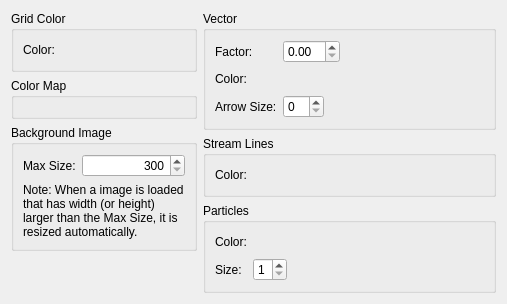
<?xml version="1.0" encoding="UTF-8"?>
<ui version="4.0">
 <class>PreferencePageGraphicsDefault</class>
 <widget class="QWidget" name="PreferencePageGraphicsDefault">
  <property name="geometry">
   <rect>
    <x>0</x>
    <y>0</y>
    <width>507</width>
    <height>284</height>
   </rect>
  </property>
  <property name="windowTitle">
   <string>Form</string>
  </property>
  <layout class="QVBoxLayout" name="verticalLayout_5">
   <item>
    <layout class="QHBoxLayout" name="horizontalLayout_9">
     <item>
      <layout class="QVBoxLayout" name="verticalLayout_4">
       <item>
        <widget class="QGroupBox" name="gridGroupBox">
         <property name="title">
          <string>Grid Color</string>
         </property>
         <layout class="QHBoxLayout" name="horizontalLayout">
          <item>
           <widget class="QLabel" name="gridColorLabel">
            <property name="text">
             <string>Color:</string>
            </property>
           </widget>
          </item>
          <item>
           <widget class="ColorEditWidget" name="gridColorWidget">
            <property name="text">
             <string/>
            </property>
           </widget>
          </item>
          <item>
           <spacer name="horizontalSpacer">
            <property name="orientation">
             <enum>Qt::Horizontal</enum>
            </property>
            <property name="sizeHint" stdset="0">
             <size>
              <width>40</width>
              <height>20</height>
             </size>
            </property>
           </spacer>
          </item>
         </layout>
        </widget>
       </item>
       <item>
        <widget class="QGroupBox" name="groupBox">
         <property name="title">
          <string>Color Map</string>
         </property>
         <layout class="QVBoxLayout" name="verticalLayout">
          <item>
           <widget class="ColorMapSettingWidget" name="colorMapWidget" native="true"/>
          </item>
         </layout>
        </widget>
       </item>
       <item>
        <widget class="QGroupBox" name="backgroundGroupBox">
         <property name="title">
          <string>Background Image</string>
         </property>
         <layout class="QVBoxLayout" name="verticalLayout_2">
          <item>
           <layout class="QHBoxLayout" name="horizontalLayout_8" stretch="0,1">
            <item>
             <widget class="QLabel" name="backgroundSizeLabel">
              <property name="text">
               <string>Max Size:</string>
              </property>
             </widget>
            </item>
            <item>
             <widget class="QSpinBox" name="backgroundSizeSpinBox">
              <property name="alignment">
               <set>Qt::AlignRight|Qt::AlignTrailing|Qt::AlignVCenter</set>
              </property>
              <property name="minimum">
               <number>300</number>
              </property>
              <property name="maximum">
               <number>100000</number>
              </property>
             </widget>
            </item>
           </layout>
          </item>
          <item>
           <widget class="QLabel" name="backgroundNoteLabel">
            <property name="text">
             <string>Note: When a image is loaded that has width (or height) larger than the Max Size, it is resized automatically.</string>
            </property>
            <property name="wordWrap">
             <bool>true</bool>
            </property>
           </widget>
          </item>
         </layout>
        </widget>
       </item>
       <item>
        <spacer name="verticalSpacer_2">
         <property name="orientation">
          <enum>Qt::Vertical</enum>
         </property>
         <property name="sizeHint" stdset="0">
          <size>
           <width>20</width>
           <height>40</height>
          </size>
         </property>
        </spacer>
       </item>
      </layout>
     </item>
     <item>
      <layout class="QVBoxLayout" name="verticalLayout_3">
       <item>
        <widget class="QGroupBox" name="vectorGroupBox">
         <property name="title">
          <string>Vector</string>
         </property>
         <layout class="QGridLayout" name="gridLayout">
          <item row="0" column="0">
           <widget class="QLabel" name="vectorFactorLabel">
            <property name="text">
             <string>Factor:</string>
            </property>
           </widget>
          </item>
          <item row="0" column="1">
           <layout class="QHBoxLayout" name="horizontalLayout_2">
            <item>
             <widget class="QDoubleSpinBox" name="vectorFactor"/>
            </item>
            <item>
             <spacer name="horizontalSpacer_4">
              <property name="orientation">
               <enum>Qt::Horizontal</enum>
              </property>
              <property name="sizeHint" stdset="0">
               <size>
                <width>40</width>
                <height>20</height>
               </size>
              </property>
             </spacer>
            </item>
           </layout>
          </item>
          <item row="1" column="0">
           <widget class="QLabel" name="vectorColorLabel">
            <property name="text">
             <string>Color:</string>
            </property>
           </widget>
          </item>
          <item row="1" column="1">
           <layout class="QHBoxLayout" name="horizontalLayout_3">
            <item>
             <widget class="ColorEditWidget" name="vectorColorWidget">
              <property name="text">
               <string/>
              </property>
             </widget>
            </item>
            <item>
             <spacer name="horizontalSpacer_3">
              <property name="orientation">
               <enum>Qt::Horizontal</enum>
              </property>
              <property name="sizeHint" stdset="0">
               <size>
                <width>40</width>
                <height>20</height>
               </size>
              </property>
             </spacer>
            </item>
           </layout>
          </item>
          <item row="2" column="0">
           <widget class="QLabel" name="vectorArrowSizeLabel">
            <property name="text">
             <string>Arrow Size:</string>
            </property>
           </widget>
          </item>
          <item row="2" column="1">
           <layout class="QHBoxLayout" name="horizontalLayout_4">
            <item>
             <widget class="QSpinBox" name="vectorArrowSizeSpinBox"/>
            </item>
            <item>
             <spacer name="horizontalSpacer_2">
              <property name="orientation">
               <enum>Qt::Horizontal</enum>
              </property>
              <property name="sizeHint" stdset="0">
               <size>
                <width>40</width>
                <height>20</height>
               </size>
              </property>
             </spacer>
            </item>
           </layout>
          </item>
         </layout>
        </widget>
       </item>
       <item>
        <widget class="QGroupBox" name="streamLineGroupBox">
         <property name="title">
          <string>Stream Lines</string>
         </property>
         <layout class="QHBoxLayout" name="horizontalLayout_5">
          <item>
           <widget class="QLabel" name="streamLineColorLabel">
            <property name="text">
             <string>Color:</string>
            </property>
           </widget>
          </item>
          <item>
           <widget class="ColorEditWidget" name="streamLineColorWidget">
            <property name="text">
             <string/>
            </property>
           </widget>
          </item>
          <item>
           <spacer name="horizontalSpacer_5">
            <property name="orientation">
             <enum>Qt::Horizontal</enum>
            </property>
            <property name="sizeHint" stdset="0">
             <size>
              <width>318</width>
              <height>20</height>
             </size>
            </property>
           </spacer>
          </item>
         </layout>
        </widget>
       </item>
       <item>
        <widget class="QGroupBox" name="particleGroupBox">
         <property name="title">
          <string>Particles</string>
         </property>
         <layout class="QGridLayout" name="gridLayout_2">
          <item row="0" column="0">
           <widget class="QLabel" name="particleColorLabel">
            <property name="text">
             <string>Color:</string>
            </property>
           </widget>
          </item>
          <item row="0" column="1">
           <layout class="QHBoxLayout" name="horizontalLayout_7">
            <item>
             <widget class="ColorEditWidget" name="particleColorWidget">
              <property name="text">
               <string/>
              </property>
             </widget>
            </item>
            <item>
             <spacer name="horizontalSpacer_7">
              <property name="orientation">
               <enum>Qt::Horizontal</enum>
              </property>
              <property name="sizeHint" stdset="0">
               <size>
                <width>40</width>
                <height>20</height>
               </size>
              </property>
             </spacer>
            </item>
           </layout>
          </item>
          <item row="1" column="0">
           <widget class="QLabel" name="particleSizeLabel">
            <property name="text">
             <string>Size:</string>
            </property>
           </widget>
          </item>
          <item row="1" column="1">
           <layout class="QHBoxLayout" name="horizontalLayout_6">
            <item>
             <widget class="QSpinBox" name="particleSizeSpinBox">
              <property name="minimum">
               <number>1</number>
              </property>
              <property name="maximum">
               <number>9</number>
              </property>
             </widget>
            </item>
            <item>
             <spacer name="horizontalSpacer_6">
              <property name="orientation">
               <enum>Qt::Horizontal</enum>
              </property>
              <property name="sizeHint" stdset="0">
               <size>
                <width>40</width>
                <height>20</height>
               </size>
              </property>
             </spacer>
            </item>
           </layout>
          </item>
         </layout>
        </widget>
       </item>
      </layout>
     </item>
    </layout>
   </item>
   <item>
    <spacer name="verticalSpacer">
     <property name="orientation">
      <enum>Qt::Vertical</enum>
     </property>
     <property name="sizeHint" stdset="0">
      <size>
       <width>20</width>
       <height>44</height>
      </size>
     </property>
    </spacer>
   </item>
  </layout>
 </widget>
 <customwidgets>
  <customwidget>
   <class>ColorEditWidget</class>
   <extends>QLabel</extends>
   <header>guibase/coloreditwidget.h</header>
  </customwidget>
  <customwidget>
   <class>ColorMapSettingWidget</class>
   <extends>QWidget</extends>
   <header>guibase/colormapsettingwidget.h</header>
   <container>1</container>
  </customwidget>
 </customwidgets>
 <resources/>
 <connections/>
</ui>
